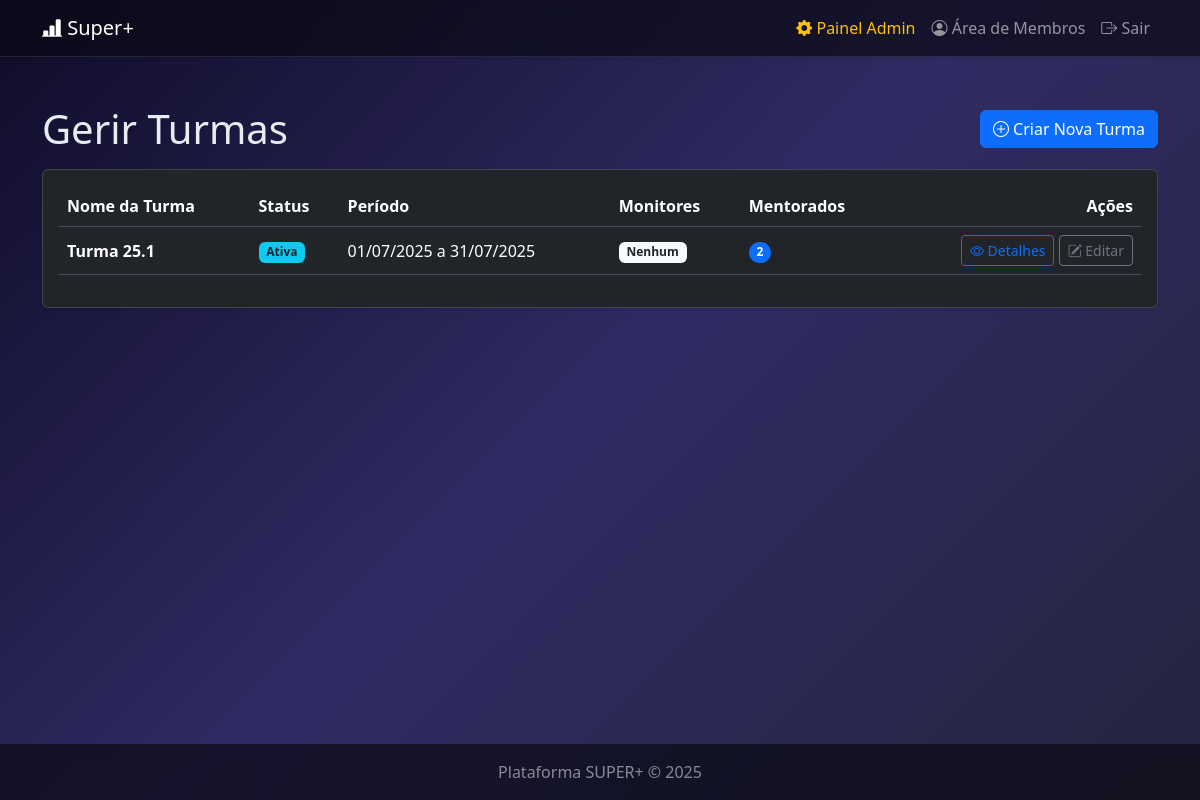
/admin/admin/turmas (signed in), run on the app's committed database.
### mentoria/models.py (models this page shows)
class Turmas(db.Model):
    __tablename__ = 'turmas'
    id = db.Column(db.Integer, primary_key=True)
    nome_turma = db.Column(db.String(100), unique=True, nullable=False)
    descricao = db.Column(db.Text)
    data_inicio = db.Column(db.Date)
    data_fim = db.Column(db.Date)
    status = db.Column(db.String(50), default='Planejamento')
    mentorados = db.relationship('Registros', backref='turma', lazy='dynamic')
    encontros = db.relationship('Encontros', backref='turma', lazy=True, cascade="all, delete-orphan")
    avisos = db.relationship('Avisos', backref='turma', lazy=True, cascade="all, delete-orphan")
    monitores = db.relationship('Monitores', secondary=turma_monitores, lazy='subquery',
        backref=db.backref('turmas', lazy=True))
    modulos = db.relationship('Modulos', secondary=turma_modulos, lazy='subquery',
        backref=db.backref('turmas', lazy=True))

### mentoria/admin/routes.py (the view)
@admin.route('/admin/turmas')
@admin_required
def admin_lista_turmas():
    turmas = Turmas.query.order_by(Turmas.data_inicio.desc()).all()
    return render_template('admin/lista_turmas.html', turmas=turmas)

### mentoria/admin/utils.py (called while the page is built)
def admin_required(f):
    @wraps(f)
    def decorated_function(*args, **kwargs):
        if not current_user.is_admin:
            flash("Acesso não autorizado.", "danger")
            return redirect(url_for('main.login'))
        return f(*args, **kwargs)
    return decorated_function

### mentoria/models.py (called while the page is built)
@login_manager.user_loader
def load_user(user_id):
    return Registros.query.get(int(user_id))

### mentoria/templates/admin/lista_turmas.html (shortened to what this page needs)
{% extends "layout.html" %}
{% block content %}
<div class="d-flex justify-content-between align-items-center mb-3">
    <h1 class="mb-0">Gerir Turmas</h1>
    <a href="{{ url_for('admin.admin_nova_turma') }}" class="btn btn-primary"><i class="bi bi-plus-circle"></i> Criar Nova Turma</a>
</div>
<div class="card shadow-sm">
    <div class="card-body">
        <div class="table-responsive">
            <table class="table table-hover align-middle">
                <thead>
                    <tr>
                        <th>Nome da Turma</th><th>Status</th><th>Período</th><th>Monitores</th><th>Mentorados</th><th class="text-end">Ações</th>
                    </tr>
                </thead>
                <tbody>
                    {% for turma in turmas %}
                    <tr>
                        <td><strong>{{ turma.nome_turma }}</strong></td>
                        <td><span class="badge bg-info text-dark">{{ turma.status }}</span></td>
                        <td>{{ turma.data_inicio.strftime('%d/%m/%Y') if turma.data_inicio else 'N/D' }} a {{ turma.data_fim.strftime('%d/%m/%Y') if turma.data_fim else 'N/D' }}</td>
                        <td>
                            {% for monitor in turma.monitores %}<span class="badge bg-secondary">{{ monitor.nome }}</span>{% else %}<span class="badge bg-light text-dark">Nenhum</span>{% endfor %}
                        </td>
                        <td><span class="badge bg-primary rounded-pill">{{ turma.mentorados.count() }}</span></td>
                        <td class="text-end">
                            <a href="{{ url_for('admin.admin_detalhes_turma', id=turma.id) }}" class="btn btn-sm btn-outline-primary"><i class="bi bi-eye"></i> Detalhes</a>
                            <a href="{{ url_for('admin.admin_editar_turma', id=turma.id) }}" class="btn btn-sm btn-outline-secondary"><i class="bi bi-pencil-square"></i> Editar</a>
                        </td>
                    </tr>
                    {% else %}
                    <tr><td colspan="6" class="text-center p-4">Nenhuma turma registada ainda.</td></tr>
                    {% endfor %}
                </tbody>
            </table>
        </div>
    </div>
</div>
{% endblock %}

### mentoria/templates/layout.html (style rules this page uses)
:root { --primary-glow: #00aaff; --secondary-glow: #aa00ff; --background-start: #0f0c29; --background-mid: #302b63; --background-end: #24243e; }
body { background: linear-gradient(135deg, var(--background-start), var(--background-mid), var(--background-end)); background-attachment: fixed; color: #e9ecef; }

### data on the page
Turmas: nome_turma "Turma 25.1", status "Ativa", data_inicio "01/07/2025", data_fim "31/07/2025", mentorados.count "2"
